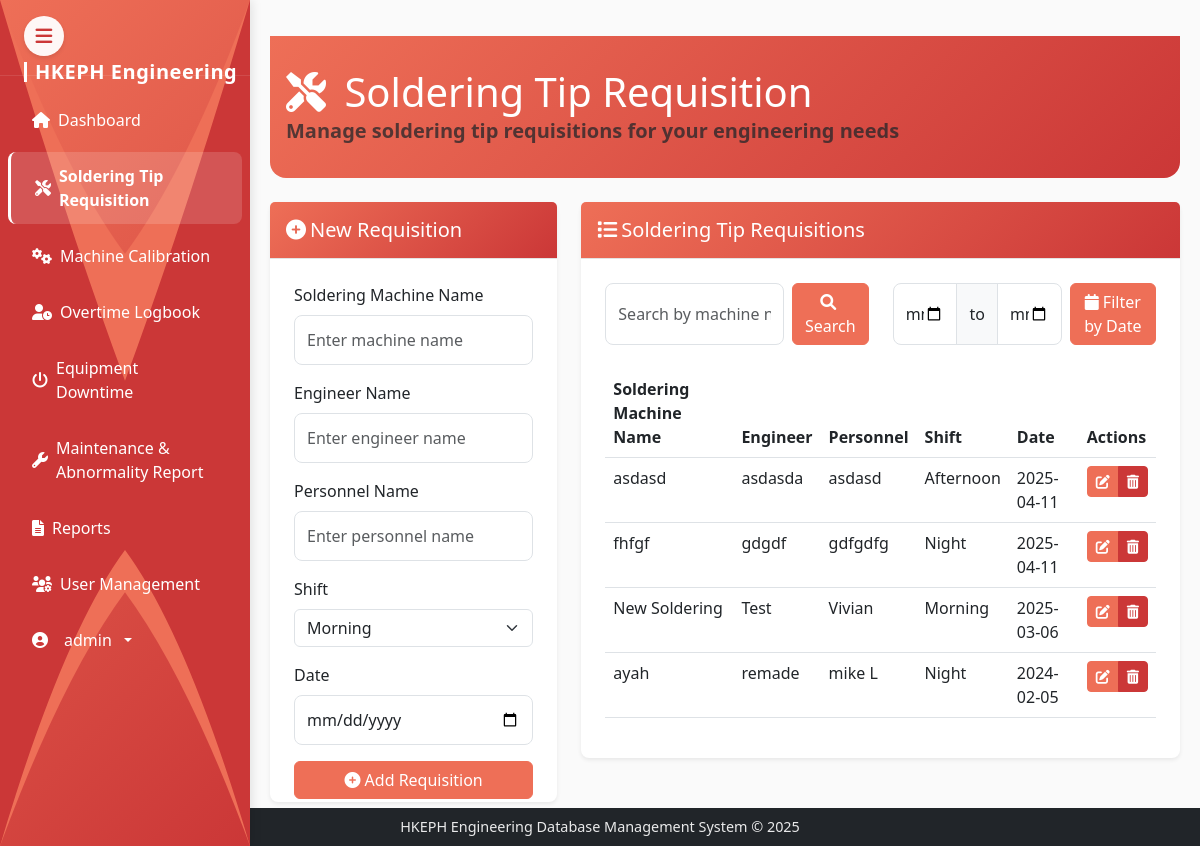
/soldering-tips (signed in), run on an earlier commit of the app's database.
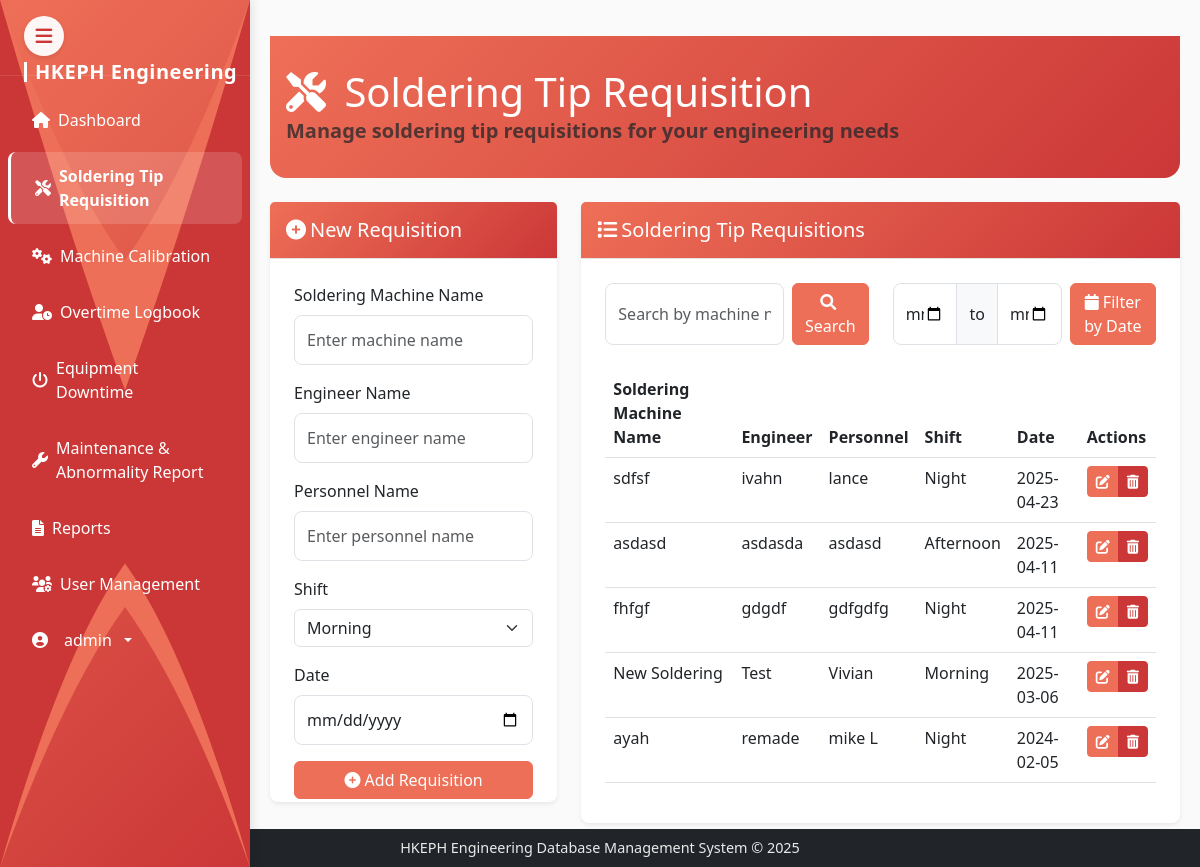
And on a later commit of the database.
### models.py (models this page shows, shortened)
class User(UserMixin, db.Model):
    id = db.Column(db.Integer, primary_key=True)
    username = db.Column(db.String(64), unique=True, nullable=False)
    email = db.Column(db.String(120), unique=True, nullable=False)
    password_hash = db.Column(db.String(256), nullable=False)
    is_admin = db.Column(db.Boolean, default=False)
    date_created = db.Column(db.DateTime, default=datetime.utcnow)

class SolderingTip(db.Model):
    id = db.Column(db.Integer, primary_key=True)
    machine_name = db.Column(db.String(100), nullable=False)
    engineer_name = db.Column(db.String(100), nullable=False)
    personnel_name = db.Column(db.String(100), nullable=False)
    shift = db.Column(db.String(20), nullable=False)
    date = db.Column(db.DateTime, nullable=False)
    created_at = db.Column(db.DateTime, default=datetime.utcnow)

### routes.py (the view, shortened to what this page needs)
@app.route('/soldering-tips')
@login_required
def soldering_tips():
    search_query = request.args.get('search', '')
    start_date = request.args.get('start_date')
    end_date = request.args.get('end_date')
    query = SolderingTip.query
    if search_query:
        query = query.filter(
            SolderingTip.machine_name.ilike(f'%{search_query}%')
        )
    tips = query.order_by(SolderingTip.date.desc()).all()
    form = SolderingTipForm()
    return render_template('soldering_tip.html', tips=tips, form=form, search_query=search_query, start_date=start_date, end_date=end_date)

### templates/soldering_tip.html (shortened to what this page needs)
{% extends 'base.html' %}
{% block content %}
<div class="content-area">
    <div class="dashboard-header mb-4">
        <div class="header-content">
            <h1 class="mb-0" style="color: white;">
                <i class="fas fa-tools me-2" style="color: white;"></i>
                Soldering Tip Requisition
            </h1>
            <p class="lead text-muted mb-0 bold-welcome">
                Manage soldering tip requisitions for your engineering needs
            </p>
        </div>
    </div>
    <div class="row mb-4">
        <div class="col-md-4">
            <div class="card" style="height: 600px;">
                <div class="card-header" style="background: linear-gradient(135deg, var(--accent-primary), var(--accent-secondary)); color: white;">
                    <h5 class="mb-0">
                        {% if edit_tip %}
                        <i class="fas fa-edit me-1"></i>Edit Requisition
                        {% else %}
                        <i class="fas fa-plus-circle me-1"></i>New Requisition
                        {% endif %}
                    </h5>
                </div>
                <div class="card-body" style="overflow-y: auto;">
                    {% if edit_tip %}
                    <form method="POST" action="{{ url_for('edit_soldering_tip', tip_id=edit_tip.id) }}">
                    {% else %}
                    <form method="POST" action="{{ url_for('add_soldering_tip') }}">
                    {% endif %}
                        <div class="mb-3">
                            <label for="machine_name" class="form-label">Soldering Machine Name</label>
                            {{ form.machine_name(class="form-control", placeholder="Enter machine name") }}
                        </div>
                        <div class="mb-3">
                            <label for="engineer_name" class="form-label">Engineer Name</label>
                            {{ form.engineer_name(class="form-control", placeholder="Enter engineer name") }}
                        </div>
                        <div class="mb-3">
                            <label for="personnel_name" class="form-label">Personnel Name</label>
                            {{ form.personnel_name(class="form-control", placeholder="Enter personnel name") }}
                        </div>
                        <div class="mb-3">
                            <label for="shift" class="form-label">Shift</label>
                            {{ form.shift(class="form-select") }}
                        </div>
                        <div class="mb-3">
                            <label for="date" class="form-label">Date</label>
                            {{ form.date(class="form-control", type="date") }}
                        </div>
                        <div class="d-grid gap-2">
                            {% if edit_tip %}
                            <button type="submit" class="btn btn-primary">
                                <i class="fas fa-save me-1"></i>Update Requisition
                            </button>
                            <a href="{{ url_for('soldering_tips') }}" class="btn btn-secondary">
                                <i class="fas fa-times me-1"></i>Cancel
                            </a>
                            {% else %}
                            <button type="submit" class="btn btn-primary">
                                <i class="fas fa-plus-circle me-1"></i>Add Requisition
                            </button>
                            {% endif %}
                        </div>
                    </form>
                </div>
            </div>
        </div>
        <div class="col-md-8">
            <div class="card">
                <div class="card-header" style="background: linear-gradient(135deg, var(--accent-primary), var(--accent-secondary)); color: white;">
                    <h5 class="mb-0"><i class="fas fa-list me-1"></i>Soldering Tip Requisitions</h5>
                </div>
                <div class="card-body">
                    <div class="row mb-4">
                        <div class="col-md-6">
                            <form class="d-flex" method="GET" action="{{ url_for('soldering_tips') }}">
                                <input type="text" class="form-control me-2" name="search" placeholder="Search by machine name..." value="{{ search_query if search_query else '' }}">
                                <button class="btn btn-primary" type="submit">
                                    <i class="fas fa-search me-1"></i>Search
                                </button>
                            </form>
                        </div>
                        <div class="col-md-6">
                            <form class="d-flex" method="GET" action="{{ url_for('soldering_tips') }}">
                                <div class="input-group me-2">
                                    <input type="date" class="form-control" name="start_date" value="{{ start_date if start_date else '' }}">
                                    <span class="input-group-text">to</span>
                                    <input type="date" class="form-control" name="end_date" value="{{ end_date if end_date else '' }}">
                                </div>
                                <button class="btn btn-primary" type="submit">
                                    <i class="fas fa-calendar me-1"></i>Filter by Date
                                </button>
                            </form>
                        </div>
                    </div>
                    <div class="table-responsive" style="max-height: 600px;">
                        <table class="table table-hover">
                            <thead>
                                <tr>
                                    <th>Soldering Machine Name</th>
                                    <th>Engineer</th>
                                    <th>Personnel</th>
                                    <th>Shift</th>
                                    <th>Date</th>
                                    <th>Actions</th>
                                </tr>
                            </thead>
                            <tbody>
                                {% for tip in tips %}
                                <tr>
                                    <td>{{ tip.machine_name }}</td>
                                    <td>{{ tip.engineer_name }}</td>
                                    <td>{{ tip.personnel_name }}</td>
                                    <td>{{ tip.shift|capitalize }}</td>
                                    <td>{{ tip.date.strftime('%Y-%m-%d') }}</td>
                                    <td>
                                        <div class="btn-group btn-group-sm" role="group">
                                            <a href="{{ url_for('edit_soldering_tip', tip_id=tip.id) }}" class="btn btn-warning">
                                                <i class="fas fa-edit"></i>
                                            </a>
                                            <button type="button" class="btn btn-danger" data-bs-toggle="modal" data-bs-target="#deleteTipModal-{{ tip.id }}">
                                                <i class="fas fa-trash-alt"></i>
                                            </button>
                                        </div>
                                    </td>
                                </tr>
                                {% endfor %}
                            </tbody>
                        </table>
                    </div>
                </div>
            </div>
        </div>
    </div>
</div>
{% endblock %}

### templates/base.html (shortened to what this page needs)
<!DOCTYPE html>
<html lang="en" data-bs-theme="light" style="height: 100%;">
<head>
    <link href="https://cdn.jsdelivr.net/npm/bootstrap@5.3.0/dist/css/bootstrap.min.css" rel="stylesheet">
    <link rel="stylesheet" href="https://cdnjs.cloudflare.com/ajax/libs/font-awesome/6.0.0/css/all.min.css">
    <link rel="stylesheet" type="text/css" href="https://cdn.jsdelivr.net/npm/daterangepicker/daterangepicker.css" />
    <link rel="stylesheet" href="{{ url_for('static', filename='css/style.css') }}">
</head>
<body class="{% block body_class %}{% endblock %}" style="height: 100%; margin: 0;">
    <button class="sidebar-toggle" type="button" id="sidebarToggle">
        <i class="fas fa-bars"></i>
    </button>
    <nav class="sidebar" id="sidebar">
        <svg class="sidebar-wave" viewBox="0 0 100 100" preserveAspectRatio="none">
            <path d="M0 0 L0 100 Q25 80 50 70 Q75 80 100 100 L100 0 Q75 20 50 30 Q25 20 0 0 Z" fill="var(--accent-primary)"/>
            <path d="M0 0 L0 100 Q25 75 50 65 Q75 75 100 100 L100 0 Q75 25 50 45 Q25 25 0 0 Z" fill="var(--accent-secondary)"/>
        </svg>
        <div class="sidebar-brand">
            <a class="navbar-brand" href="{{ url_for('dashboard') }}">
                <span>HKEPH Engineering</span>
            </a>
        </div>
        {% if current_user.is_authenticated %}
        <ul class="sidebar-nav nav flex-column">
            <li class="nav-item">
                <a class="nav-link {% if request.path == url_for('dashboard') %}active fw-bold{% endif %}" href="{{ url_for('dashboard') }}">
                    <i class="fas fa-home"></i>
                    <span>Dashboard</span>
                </a>
            </li>
            <li class="nav-item">
                <a class="nav-link {% if request.path == url_for('soldering_tips') %}active fw-bold{% endif %}" href="{{ url_for('soldering_tips') }}">
                    <i class="fas fa-tools"></i>
                    <span>Soldering Tip Requisition</span>
                </a>
            </li>
            <li class="nav-item">
                <a class="nav-link {% if request.path == url_for('machine_calibrations') %}active fw-bold{% endif %}" href="{{ url_for('machine_calibrations') }}">
                    <i class="fas fa-cogs"></i>
                    <span>Machine Calibration</span>
                </a>
            </li>
            <li class="nav-item">
                <a class="nav-link {% if request.path == url_for('overtime_logbook') %}active fw-bold{% endif %}" href="{{ url_for('overtime_logbook') }}">
                    <i class="fas fa-user-clock"></i>
                    <span>Overtime Logbook</span>
                </a>
            </li>
            <li class="nav-item">
                <a class="nav-link {% if request.path == url_for('equipment_downtime') %}active fw-bold{% endif %}" href="{{ url_for('equipment_downtime') }}">
                    <i class="fas fa-power-off"></i>
                    <span>Equipment Downtime</span>
                </a>
            </li>
            <li class="nav-item">
                <a class="nav-link {% if request.path == url_for('maintenance_reports') %}active fw-bold{% endif %}" href="{{ url_for('maintenance_reports') }}">
                    <i class="fas fa-wrench"></i>
                    <span>Maintenance & Abnormality Report</span>
                </a>
            </li>
            <li class="nav-item">
                <a class="nav-link {% if request.path == url_for('reports') %}active fw-bold{% endif %}" href="{{ url_for('reports') }}">
                    <i class="fas fa-file-alt"></i>
                    <span>Reports</span>
                </a>
            </li>
            {% if current_user.is_admin %}
            <li class="nav-item">
                <a class="nav-link {% if request.path == url_for('user_management') %}active fw-bold{% endif %}" href="{{ url_for('user_management') }}">
                    <i class="fas fa-users-cog"></i>
                    <span>User Management</span>
                </a>
            </li>
            {% endif %}
            <li class="nav-item mt-auto">
                <div class="dropdown">
                    <a class="nav-link dropdown-toggle" href="#" id="sidebarDropdown" role="button" data-bs-toggle="dropdown" aria-expanded="false">
                        <i class="fas fa-user-circle me-2"></i>
                        <span>{{ current_user.username }}</span>
                    </a>
                </div>
            </li>
        </ul>
        {% endif %}
    </nav>
        <div class="main-flex-center">
            {% block content %}
            {% endblock %}
        </div>
        <footer class="bg-dark text-white position-fixed bottom-0 w-100 py-2 z-1020" style="
            background-color: rgba(0,0,0,0.8);
            left: 0;
            right: 0;
            width: 100%;
            text-align: center;
        ">
            <div class="container-fluid">
                <div class="row">
                    <div class="col-12">
                        <p class="mb-0" style="
                            color: rgba(255,255,255,0.9);
                            font-size: 0.9rem;
                            max-width: 100%;
                            word-wrap: break-word;
                            margin: 0 auto;
                            padding: 0 1rem;
                        ">HKEPH Engineering Database Management System &copy; 2025</p>
                    </div>
                </div>
            </div>
        </footer>
    </body>
    </html>

What changed in the data, as far as the page shows it:
added SolderingTip: machine_name "sdfsf", engineer_name "ivahn", personnel_name "lance", shift "Night", date "2025-04-23"
